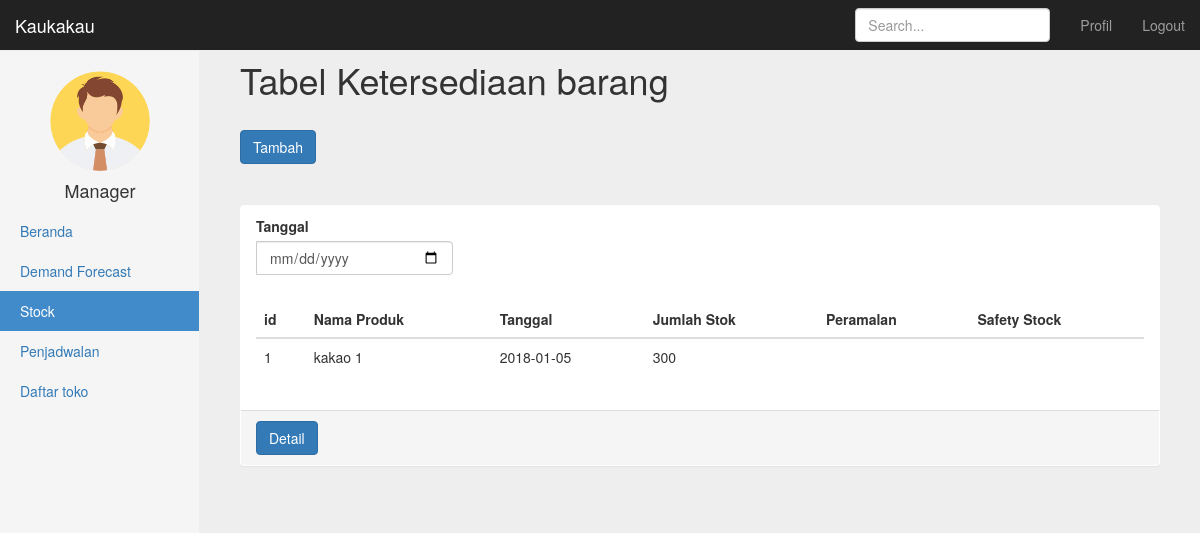
The page /?c=manajer_stok&f=home on the database its author committed.
### tables this page shows
CREATE TABLE `stock` (
  `id` int(11) NOT NULL,
  `id_produk` int(11) NOT NULL,
  `tanggal` date NOT NULL,
  `jumlah_stock` double NOT NULL,
  `peramalan` int(11) DEFAULT NULL,
  `safety_stock` int(11) DEFAULT NULL
);

CREATE TABLE `produk` (
  `id` int(11) NOT NULL,
  `tipeproduk` varchar(20) NOT NULL,
  `namaproduk` varchar(20) NOT NULL
);

### konten/kontrol/manajer_stok.php (called while the page is built, shortened)
<?php
class manajer_stok
{
    public function home(){
        $produk = model_stok::bacaProduk();
        $data = model_stok::bacaStok();
        require_once 'konten/tampilan/stock.php';
    }
}
?>

### route.php (called while the page is built, shortened)
<?php
function call($controller, $action)
{
    require_once 'konten/model/model_stok.php';
    switch ($controller) {
        case 'manajer_stok':
            $controller = new manajer_stok();
            break;
    }
    $controller->{$action}();
}
call($controller, $action);
?>

### index.php (called while the page is built, shortened)
<?php
if (isset($_GET['c']) && isset($_GET['f'])) {
    $action = $_GET['f'];
} else {
    $controller = 'kontrol_halaman';
    $action = 'home';
}
require_once('route.php');
?>

### konten/model/model_stok.php (called while the page is built, shortened)
<?php
class model_stok
{
    public static function bacaStok()
    {
        $db = DB::getInstance();
        $hasil = $db->query("SELECT s.id, p.namaproduk, s.tanggal, s.jumlah_stock, s.peramalan, s.safety_stock FROM stock s JOIN produk p ON s.id_produk = p.id;");
        if ($hasil->rowCount() > 0) {
            foreach ($hasil as $item) {
                $output[] = array(
                    'id' => $item['id'],
                    'namaproduk' => $item['namaproduk'],
                    'tanggal' => $item['tanggal'],
                    'jumlah_stock' => $item['jumlah_stock'],
                    'peramalan' => $item['peramalan'],
                    'safety_stock' => $item['safety_stock']
                );
            }
            return $output;
        } else {
            return 'kosong';
        }
    }
    public static function bacaProduk()
    {
        $db = DB::getInstance();
        $hasil = $db->query("SELECT * FROM produk;");
        if ($hasil->rowCount() > 0) {
            foreach ($hasil as $item) {
                $output[] = array(
                    'id' => $item['id'],
                    'tipeproduk' => $item['tipeproduk'],
                    'namaproduk' => $item['namaproduk']
                );
            }
            return $output;
        } else {
            return 'kosong';
        }
    }
}
?>

### konten/tampilan/stock.php (the view, shortened to what this page needs)
<!DOCTYPE html>
<html lang="en">
<head>
    <link href="aset/css/bootstrap.min.css" rel="stylesheet"/>
    <link href="aset/css/font-awesome.min.css" rel="stylesheet"/>
    <link href="aset/css/font-awesome-animation.css" rel="stylesheet"/>
    <link href="aset/css/style-custom.css" rel="stylesheet"/>
</head>
<body>
<nav class="navbar navbar-inverse navbar-fixed-top">
    <div class="container-fluid">
        <div class="navbar-header">
            <a class="navbar-brand" href="#">Kaukakau</a>
        </div>
        <div id="navbar" class="navbar-collapse collapse">
            <ul class="nav navbar-nav navbar-right">
                <li><a href="#">Profil</a></li>
                <li><a href="#">Logout</a></li>
            </ul>
            <form class="navbar-form navbar-right">
                <input type="text" class="form-control" placeholder="Search...">
            </form>
        </div>
    </div>
</nav>
<div class="container-fluid">
    <div class="row">
        <div class="col-sm-3 col-md-2 sidebar">
            <ul class="nav nav-sidebar">
                <div class=" ">
                    <img src="img/logo.png" class="img-circle center-block" width="100" height="100">
                    <h4 class="text-center">Manager</h4>
                </div>
                <li><a href="http://localhost/kaukakau/?c=manajer&f=home">Beranda</a></li>
                <li><a href="http://localhost/kaukakau/?c=manajer_pemasaran&f=forecast">Demand Forecast </a></li>
                <li class="active"><a href="http://localhost/kaukakau/?c=manajer_stok&f=home">Stock</a></li>
                <li><a href="http://localhost/kaukakau/?c=manajer_penjadwalan&f=home">Penjadwalan</a></li>
                <li><a href="http://localhost/kaukakau/?c=manajer_pemasaran&f=toko">Daftar toko</a></li>
            </ul>
        </div>
        <div class="col-sm-9 col-sm-offset-3 col-md-10 col-md-offset-2 main">
            <h1 class="page-header">Tabel Ketersediaan barang</h1>
            <button type="button" class="btn btn-primary" data-toggle="modal" data-target="#input_data_stock">
                Tambah
            </button>
            <hr>
            <div class="panel">
                <div class="panel-heading">
                    <div class="input-group">
                        <label for="emailAdress" class="control-label">Tanggal</label>
                        <input type="date" class="form-control" id="judul" placeholder="Tipe" name="Tipe">
                    </div>
                </div>
                <div class="panel-body">
                    <?php if ($data != 'kosong') { ?>
                        <table class="table">
                            <thead class="thead-dark">
                            <tr>
                                <th scope="col">id</th>
                                <th scope="col">Nama Produk</th>
                                <th scope="col">Tanggal</th>
                                <th scope="col">Jumlah Stok</th>
                                <th scope="col">Peramalan</th>
                                <th scope="col">Safety Stock</th>
                            </tr>
                            </thead>
                            <tbody>
                            <?php foreach ($data as $item) { ?>
                                <tr>
                                    <td><?php echo $item['id'] ?></td>
                                    <td><?php echo $item['namaproduk'] ?></td>
                                    <td><?php echo $item['tanggal'] ?></td>
                                    <td><?php echo $item['jumlah_stock'] ?></td>
                                    <td><?php echo $item['peramalan'] ?></td>
                                    <td><?php echo $item['safety_stock'] ?></td>
                                </tr>
                            <?php } ?>
                            </tbody>
                        </table>
                    <?php } else { ?>
                        <div class="alert alert-info">Tidak Ada Data Stok</div>
                    <?php } ?>
                </div>
                <div class="panel-footer">
                    <a class="btn btn-primary">Detail</a>
                </div>
            </div>
        </div>
    </div>
</div>
</body>
</html>

### aset/css/style-custom.css (style rules this page uses)
body { padding-top: 50px; }
.navbar-fixed-top { border: 0; }
.sidebar { display: none; }
@media (min-width: 768px) { .sidebar { position: fixed; top: 51px; bottom: 0; left: 0; z-index: 1000; display: block; padding: 20px; overflow-x: hidden; overflow-y: auto; background-color: #f5f5f5; border-right: 1px solid #eee; } }
.nav-sidebar { margin-right: -21px; margin-bottom: 20px; margin-left: -20px; }
.nav-sidebar > li > a { padding-right: 20px; padding-left: 20px; }
.nav-sidebar > .active > a, .nav-sidebar > .active > a:hover, .nav-sidebar > .active > a:focus { color: #fff; background-color: #428bca; }
.main { padding: 20px; }
@media (min-width: 768px) { .main { padding-right: 40px; padding-left: 40px; } }
.main .page-header { margin-top: 0; }
body { padding-top: 40px; padding-bottom: 40px; background-color: #eee; }

### rows shown on the page
stock: id "1", id_produk.namaproduk "kakao 1", tanggal "2018-01-05", jumlah_stock "300"
